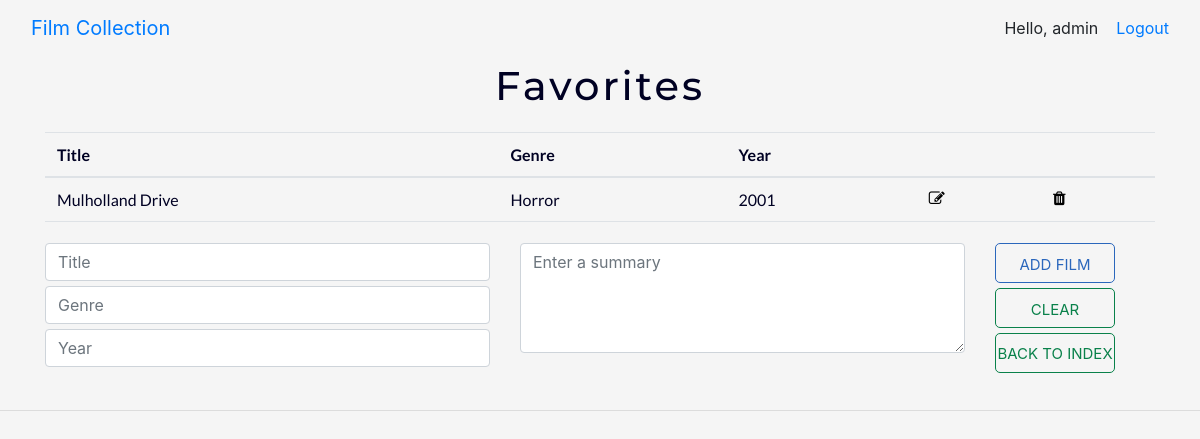
The page /7/ (signed in) on the database as committed earlier.
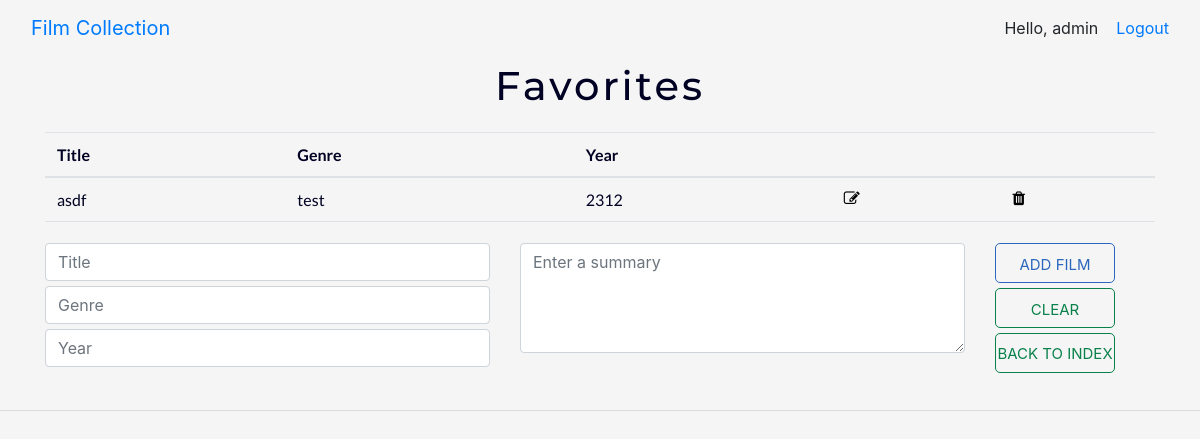
The same page on the database as committed later.
### collection/models.py (models this page shows, shortened)
class Movie(models.Model):
    shelf = models.ForeignKey(Shelf, on_delete = models.CASCADE)
    movie_name = models.CharField(max_length = 100)
    movie_genre = models.CharField(max_length = 100)
    release_year = models.PositiveIntegerField(max_length = 4, default = 2018)
    movie_summary = models.TextField()

### collection/views.py (the view)
# urls.py: path('<int:pk>/', views.DetailView.as_view(), name='detail'),
class DetailView(generic.DetailView):
    model = Shelf
    template_name='collection/detail.html'

### collection/templates/collection/detail.html (shortened to what this page needs)
{% extends 'base.html' %}
{% block body %}
<div class="container color-navy">
    <div class="title">
        <p> {{ shelf.shelf_name }} </p>
    </div>
    <table class="table body-font color-navy">
        <thead>
            <th>Title</th>
            <th>Genre</th>
            <th>Year</th>
            <th></th>
            <th></th>
        </thead>
        <tbody>
            {% for movie in shelf.movie_set.all %}
            <tr>
                <td for="movie{{ forloop.counter }}">{{ movie.movie_name }}</td>
                <td for="movie{{ forloop.counter }}">{{ movie.movie_genre }}</td>
                <td for="movie{{ forloop.counter }}">{{ movie.release_year }}</td>
                <td title="Edit"><a href="{% url 'collection:update' shelf.id movie.id %}"class ="button-edit"><span class="fa fa-edit"></span></a></td>
                <td title="Delete"><a href="{% url 'collection:delete_film' shelf.id movie.id%}"class ="button-trash"><span class="fa fa-trash"></span></a></td>
            </tr>
            {% endfor %}
        </tbody>
    </table>
    <form class="row" action="{% url 'collection:add_film' shelf.id %}" method="post">
        <div class="col-sm-5 form-group">
            <input required class="form-control form-spacing" type="text" name="title" placeholder="Title">
            <input required class="form-control form-spacing" type="text" name="genre" placeholder="Genre">
            <input required data-placeholder="" data-mask="9999" class="form-control form-spacing" type="text" min="0000" max="2050" name="year"
                placeholder="Year">
        </div>
        <div class="col-sm-5 form-group">
            <textarea rows="4" class="form-control form-spacing" type="text" name="summary" placeholder="Enter a summary"></textarea>
        </div>
        <div class="col-sm-2 form-group">
            <button class="button-yin form-spacing" type="submit"> ADD FILM </button>
            <button class="button-yang form-spacing" type="reset"> CLEAR </button>
            <a class="button-yang form-spacing" href="{% url 'collection:index' %}">BACK TO INDEX</a>
        </div>
    </form>
</div>
{% endblock %}

Rows that differ between the two databases and show on the page:
removed Movie: movie_name "Mulholland Drive", movie_genre "Horror", release_year "2001"
added Movie: movie_name "asdf", movie_genre "test", release_year "2312"
